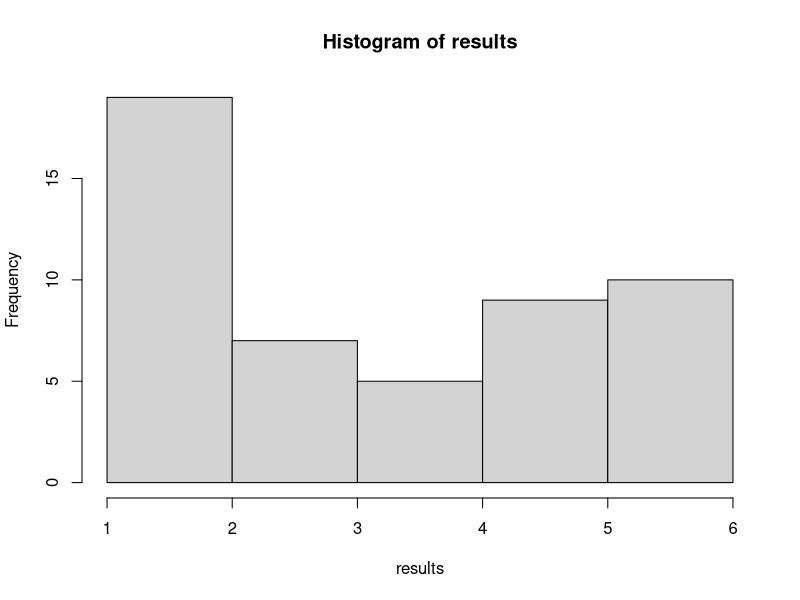

Reproduce this figure in R.
rolls = 50

outcomes = c(1,2,3,4,5,6)

results = sample(outcomes,rolls,replace=TRUE)  #generate simulated coin tosses
table(results)

hist(results)
